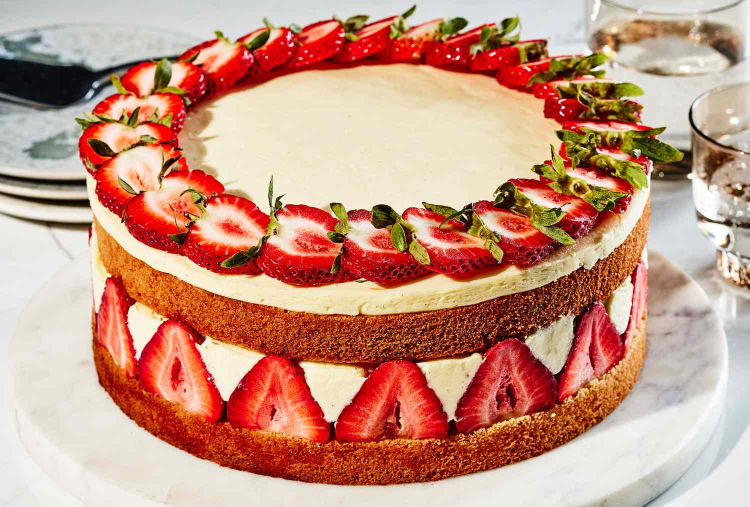
#> input picture Photos:videos/cake.png, 1500 x 1013 px, found by its file name (shown at 1/2 size)
$ python crop_img.py
#> lines starting #> are read from the running program, lines starting #| are printed output that depends on the picture
import cv2

image_path= "/Users/ryanmaroof/ml and dl projects/ComputerVision/Photos:videos/cake.png"


image = cv2.imread(image_path)
#> image is the input picture: shape (1013, 1500, 3); mean B, G, R 129.3, 149.9, 199.9
print(image.shape)
#| (1013, 1500, 3)

cv2.imshow('image',image)
cv2.waitKey(0)
cv2.destroyAllWindows()

cropped_image = image[100:900,200:1200]
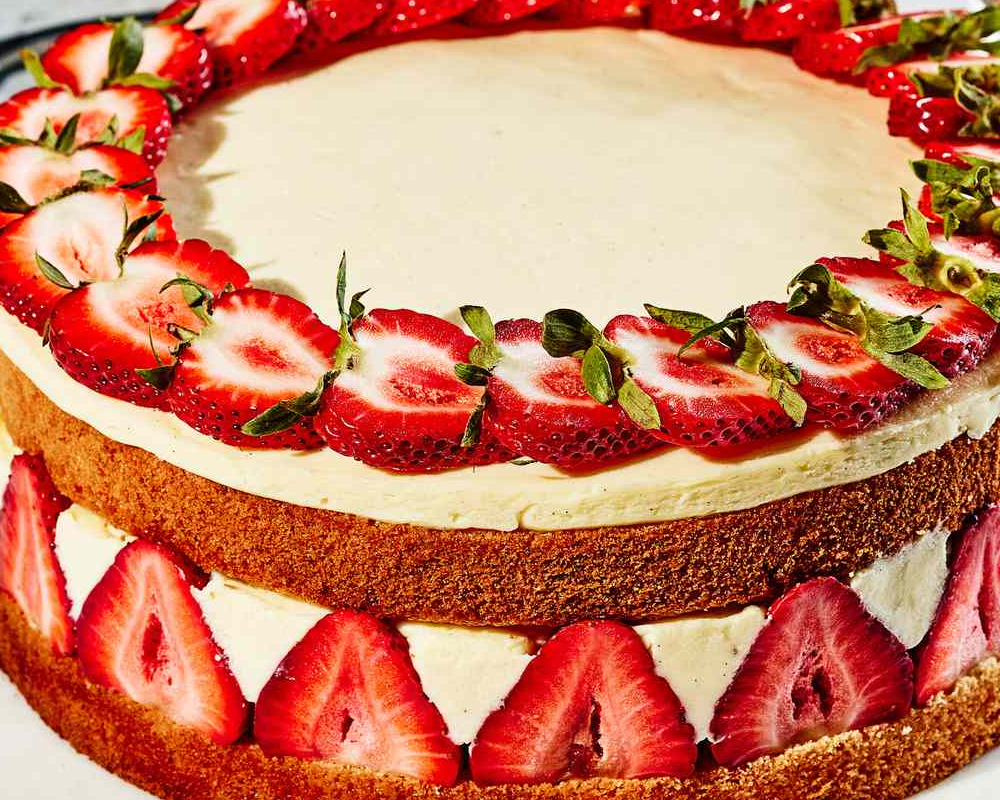
#> cropped_image: shape (800, 1000, 3); mean B, G, R 95.7, 123.5, 200.9
print(cropped_image.shape)
#| (800, 1000, 3)
cv2.imshow('cropped_image',cropped_image)
cv2.waitKey(0)
cv2.destroyAllWindows()

$ run again, with Photos:videos/bear.png copied over Photos:videos/cake.png
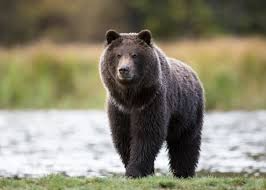
#> input picture Photos:videos/bear.png, 266 x 190 px, found by its file name
#> image is the input picture: shape (190, 266, 3); mean B, G, R 112.3, 132, 136.2
#| (190, 266, 3)
#> `cropped_image = image[100:900,200:1200]`:
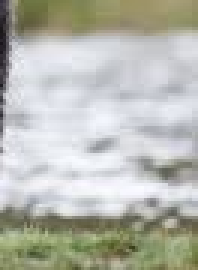
#> cropped_image: shape (90, 66, 3) (shown 3 times larger); mean B, G, R 176.1, 184.9, 183
#| (90, 66, 3)
